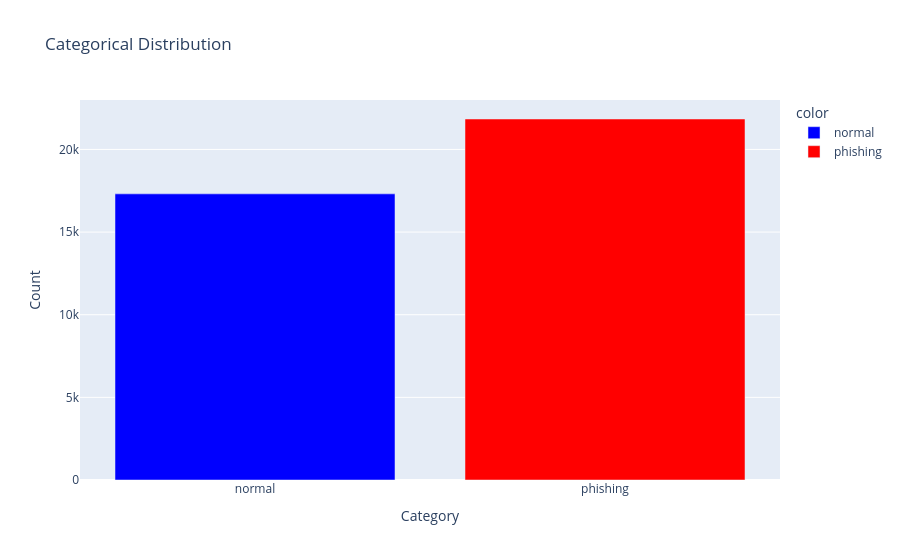

The notebook cell this image was saved under:
### Code cell
import plotly.express as px

# Get counts by label
counts = df['label'].value_counts().sort_index()  # sort so 0, then 1

# Map numeric labels to names
label_names = {0: 'normal', 1: 'phishing'}
categories = [label_names[i] for i in counts.index]

# Define colors matching categories
colors = ['blue' if label == 'normal' else 'red' for label in categories]

# Create bar chart
fig = px.bar(
    x=categories,
    y=counts.values,
    color=categories,
    color_discrete_map={'normal': 'blue', 'phishing': 'red'},
    labels={'x': 'Category', 'y': 'Count'},
    title="Categorical Distribution"
)

fig.show()

### Figure 1 — Plotly figure (JSON) as saved in the notebook; plotly's stock layout.template omitted (floating-point values rounded to 4 significant figures)
{"data": [{"alignmentgroup": "True", "hovertemplate": "color=normal<br>Category=%{x}<br>Count=%{y}<extra></extra>", "legendgroup": "normal", "marker": {"color": "blue", "pattern": {"shape": ""}}, "name": "normal", "offsetgroup": "normal", "orientation": "v", "showlegend": true, "textposition": "auto", "type": "bar", "x": ["normal"], "xaxis": "x", "y": [17312], "yaxis": "y"}, {"alignmentgroup": "True", "hovertemplate": "color=phishing<br>Category=%{x}<br>Count=%{y}<extra></extra>", "legendgroup": "phishing", "marker": {"color": "red", "pattern": {"shape": ""}}, "name": "phishing", "offsetgroup": "phishing", "orientation": "v", "showlegend": true, "textposition": "auto", "type": "bar", "x": ["phishing"], "xaxis": "x", "y": [21842], "yaxis": "y"}], "layout": {"autosize": true, "barmode": "relative", "legend": {"title": {"text": "color"}, "tracegroupgap": 0}, "title": {"text": "Categorical Distribution"}, "xaxis": {"anchor": "y", "autorange": true, "domain": [0, 1], "range": [-0.5, 1.5], "title": {"text": "Category"}, "type": "category"}, "yaxis": {"anchor": "x", "autorange": true, "domain": [0, 1], "range": [0, 22990.0], "title": {"text": "Count"}, "type": "linear"}}}
